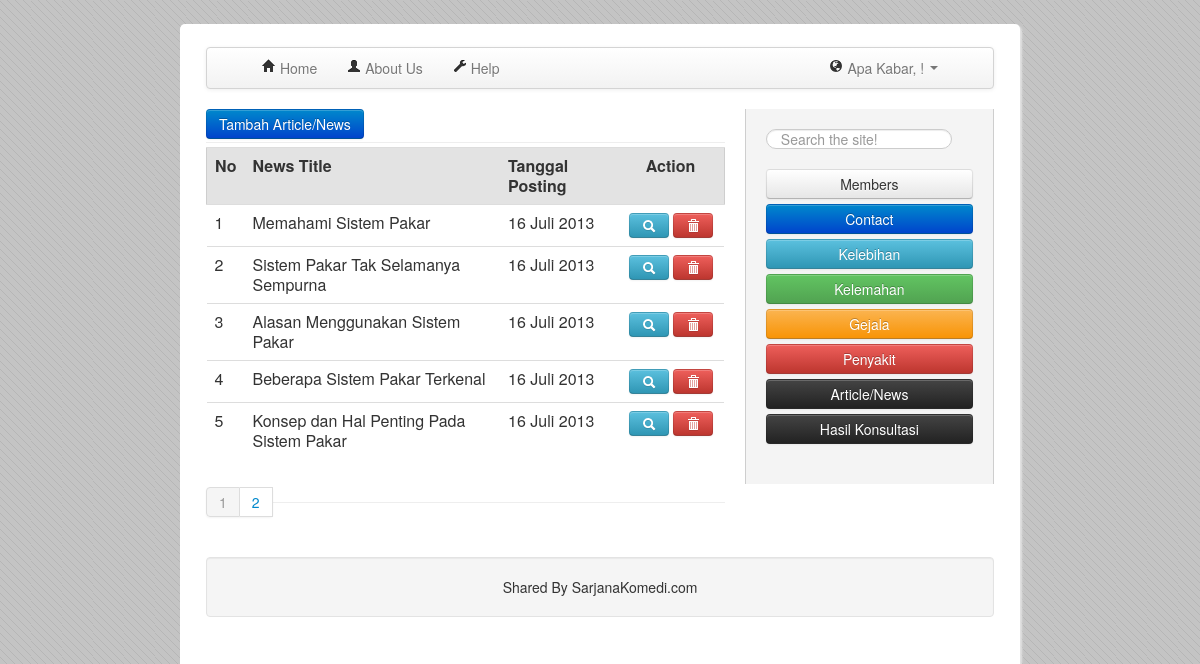
The app's page /admin/media.php?module=news with its own data.
### tables this page shows
CREATE TABLE IF NOT EXISTS `rb_berita` (
  `id_berita` int(5) NOT NULL AUTO_INCREMENT,
  `judul` varchar(100) NOT NULL,
  `isi_berita` text NOT NULL,
  `hari` varchar(20) NOT NULL,
  `tanggal` date NOT NULL,
  `jam` time NOT NULL,
  `dibaca` int(5) NOT NULL DEFAULT '1',
  PRIMARY KEY (`id_berita`)
);

### config/fungsi_indotgl.php (called while the page is built, shortened)
<?php
	function tgl_indo($tgl){
			$tanggal = substr($tgl,8,2);
			$bulan = getBulan(substr($tgl,5,2));
			$tahun = substr($tgl,0,4);
			return $tanggal.' '.$bulan.' '.$tahun;
	}
	function getBulan($bln){
				switch ($bln){
					case 7:
						return "Juli";
						break;
				}
			}
?>

### admin/modul/mod_news/news.php (the view, shortened to what this page needs)
<?php
$aksi="modul/mod_news/aksi_news.php";
switch($_GET[act]){
  default:
    echo "<input class='btn btn-primary' type=button value='Tambah Article/News' onclick=\"window.location.href='?module=news&act=tambahberita';\"><hr>
          <table class='table table-hover' width=100%>
          <tr style='background:#e3e3e3; border:1px solid #cecece;'><th>No</th><th>News Title</th><th>Tanggal Posting</th><th style='width:90px; text-align:center;'>Action</th></tr>";
    $p      = new Paging;
    $batas  = 5;
    $posisi = $p->cariPosisi($batas);
      $tampil = mysql_query("SELECT * FROM rb_berita ORDER BY id_berita DESC LIMIT $posisi,$batas");
    $no = $posisi+1;
    while($r=mysql_fetch_array($tampil)){
      $tgl_posting=tgl_indo($r[tanggal]);
      echo "<tr bgcolor=$warna><td>$no</td>
                <td>$r[judul]</td>
                <td>$tgl_posting</td>
		        <td><center>
					<a class='btn btn-info' title='View Penyakit' href=?module=news&act=editberita&id=$r[id_berita]><i class='icon-search icon-white'></i></a>
					<a class='btn btn-danger' title='Delete Penyakit' href=$aksi?module=news&act=hapus&id=$r[id_berita]><i class='icon-trash icon-white'></i></a></center>
				</td></tr>";
      $no++;
    }
    $jmldata = mysql_num_rows(mysql_query("SELECT * FROM rb_berita"));
    $jmlhalaman  = $p->jumlahHalaman($jmldata, $batas);
    $linkHalaman = $p->navHalaman($_GET[halaman], $jmlhalaman);
    	echo "</table><br/><hr>";
		echo "</li></ul>
			  <div style='float:left; margin-top:-20px;' class='pagination'>
			  <ul>
				$linkHalaman
			</ul>
		</div>";
    break;
}
?>

### view/css/style.css (style rules this page uses)
html { font-weight:normal; font-family:Telex; line-height:135%; color:#333; background-color:#c4c4c4; background-image:url('../img/bg.png'); }
body { padding:6px; margin-top:2%; margin-bottom:2%; margin-left: 15%; margin-right: 15%; border-radius:5px; -webkit-box-shadow: 2px 2px 2px #e3e3e3; -moz-box-shadow: 2px 2px 2px #e3e3e3; -khtml-box-shadow: 2px 2px 2px #e3e3e3; box-shadow: 2px 2px 2px #e3e3e3; }
hr { margin-top:3px; margin-bottom:3px; }

### records on screen
rb_berita: judul "Memahami Sistem Pakar", tanggal "16 Juli 2013"
rb_berita: judul "Sistem Pakar Tak Selamanya Sempurna", tanggal "16 Juli 2013"
rb_berita: judul "Alasan Menggunakan Sistem Pakar", tanggal "16 Juli 2013"
rb_berita: judul "Beberapa Sistem Pakar Terkenal", tanggal "16 Juli 2013"
rb_berita: judul "Konsep dan Hal Penting Pada Sistem Pakar", tanggal "16 Juli 2013"
